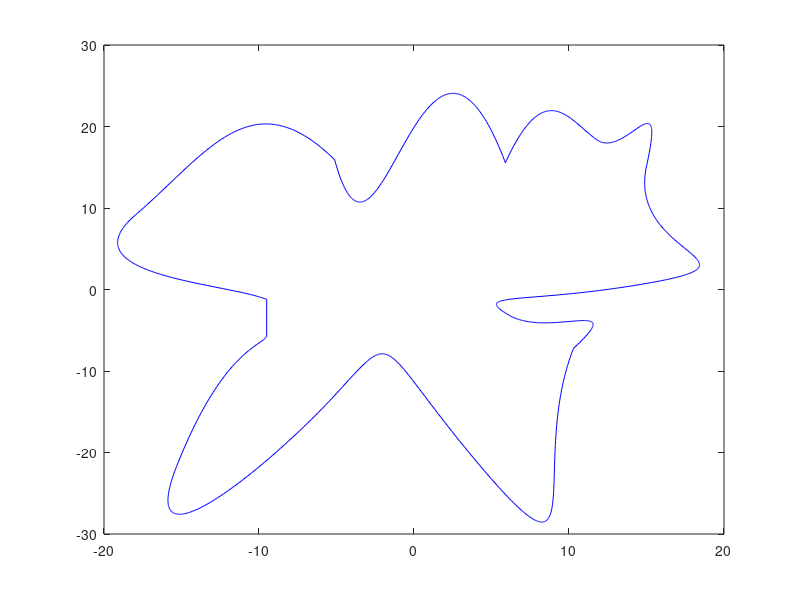

Source code (MATLAB): (Note: this script raises an error after producing the figure.)
%% 扫描线拟合
%% 读取数据坐标点
tic;
Data = csvread('graph1.csv', 3, 0);
X = Data(:, 1);
Y = Data(:, 2);

%% 绘制边界
plot(X, Y, 'b-');
hold on;

%% 定义全局变量
global Space Indent
Space = 0.1;  % 指定扫描线间隔
Indent = 0.1;  % 指定前后缩进距离
%% 扫描线算法
[Position] = Scan(Data, Space);
[D_most] = Draw(Position, Data, Space, Indent);
%获取缩进后的坐标点
[OutPut] = NewPos(Position, Data, Space, Indent);
%绘制平行等距线
[D_link] = DrawLink(OutPut, Space);
hold on;
xlabel('X-axis');
ylabel('Y-axis');
title('Graphical of Equally Spaced Zigzag Parallel Lines');
toc;
%% 算法分析
%1.统计绘制线段层数
NUM_layers = max(OutPut(3, :));
%2.统计绘制线段数目
NUM = size(OutPut, 2) / 2;
%3.统计线段主体长度
Length_most = D_most - NUM*Indent*2;
%4.统计绘制线段总长
Length_all = Length_most + D_link;
%5.统计代码运行时间
disp(['运行时间: ',num2str(toc)]);